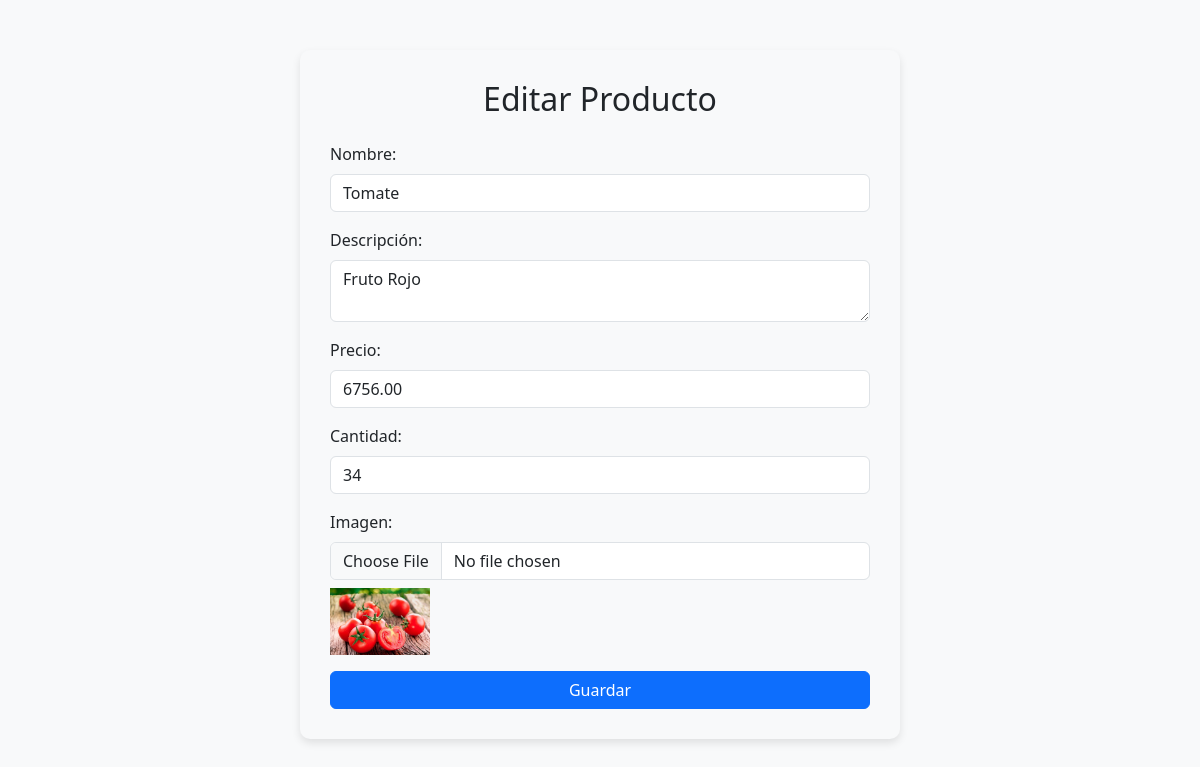
Screenshot of /producto/4/editar/ with the database file from the repository.
### inventario/models.py (models this page shows, shortened)
class Producto(models.Model):
    nombre = models.CharField(max_length=100)
    descripcion = models.TextField()
    precio = models.DecimalField(max_digits=10, decimal_places=2)
    cantidad = models.IntegerField()
    imagen = models.ImageField(upload_to='productos/', blank=True, null=True)

### inventario/views.py (the view, shortened to what this page needs)
# urls.py: path('producto/<int:pk>/editar/', views.editar_producto, name='editar_producto'),
def editar_producto(request, pk):
    producto = get_object_or_404(Producto, pk=pk)
    return render(request, 'inventario/editar_producto.html', {'producto': producto})

### inventario/templates/inventario/editar_producto.html (shortened to what this page needs)
<!DOCTYPE html>
<html lang="es">
<head>
    <link href="https://cdn.jsdelivr.net/npm/bootstrap@5.3.0/dist/css/bootstrap.min.css" rel="stylesheet">
</head>
<body class="bg-light">
    <div class="form-container">
        <h2 class="text-center mb-4">Editar Producto</h2>
        <form method="POST" enctype="multipart/form-data">
            <div class="mb-3">
                <label for="nombre" class="form-label">Nombre:</label>
                <input type="text" class="form-control" id="nombre" name="nombre" value="{{ producto.nombre }}" required>
            </div>
            <div class="mb-3">
                <label for="descripcion" class="form-label">Descripción:</label>
                <textarea class="form-control" id="descripcion" name="descripcion" required>{{ producto.descripcion }}</textarea>
            </div>
            <div class="mb-3">
                <label for="precio" class="form-label">Precio:</label>
                <input type="number" class="form-control" id="precio" name="precio" value="{{ producto.precio }}" required>
            </div>
            <div class="mb-3">
                <label for="cantidad" class="form-label">Cantidad:</label>
                <input type="number" class="form-control" id="cantidad" name="cantidad" value="{{ producto.cantidad }}" required>
            </div>
            <div class="mb-3">
                <label for="imagen" class="form-label">Imagen:</label>
                <input type="file" class="form-control" id="imagen" name="imagen">
                {% if producto.imagen %}
                    <div class="mt-2">
                        <img src="{{ producto.imagen.url }}" alt="{{ producto.nombre }}" style="width: 100px; height: auto;">
                    </div>
                {% endif %}
            </div>
            <button type="submit" class="btn btn-primary">Guardar</button>
        </form>
    </div>
</body>
</html>

### inventario/templates/inventario/editar_producto.html (style rules this page uses)
.form-container { background-color: #f8f9fa; padding: 30px; border-radius: 10px; box-shadow: 0 4px 8px rgba(0, 0, 0, 0.1); max-width: 600px; margin: 50px auto; }
.form-control { max-width: 100%; width: 100%; }
.btn { width: 100%; }

### rows the page displays
Producto: nombre "Tomate", descripcion "Fruto Rojo", precio "6756.00", cantidad "34", imagen (picture)
